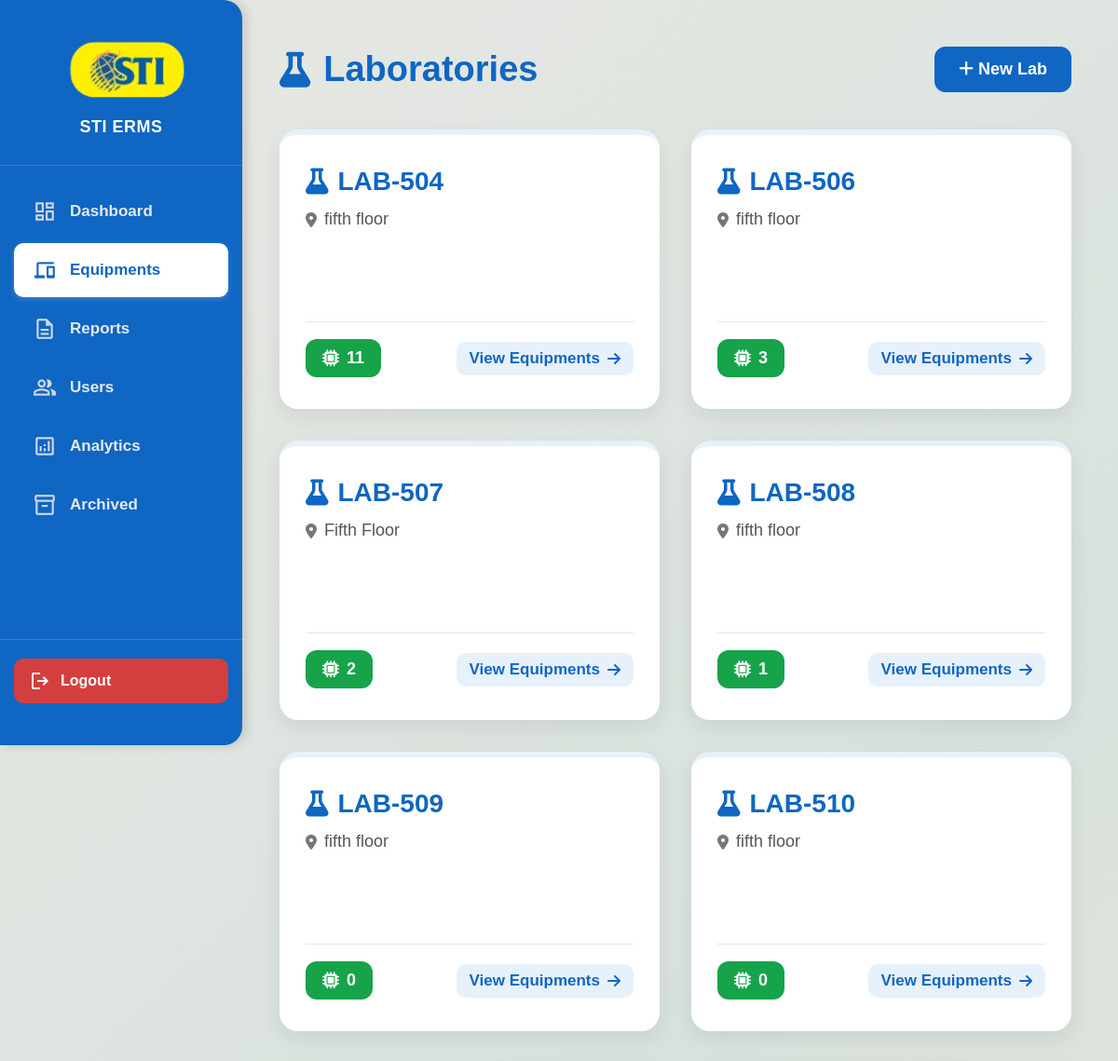
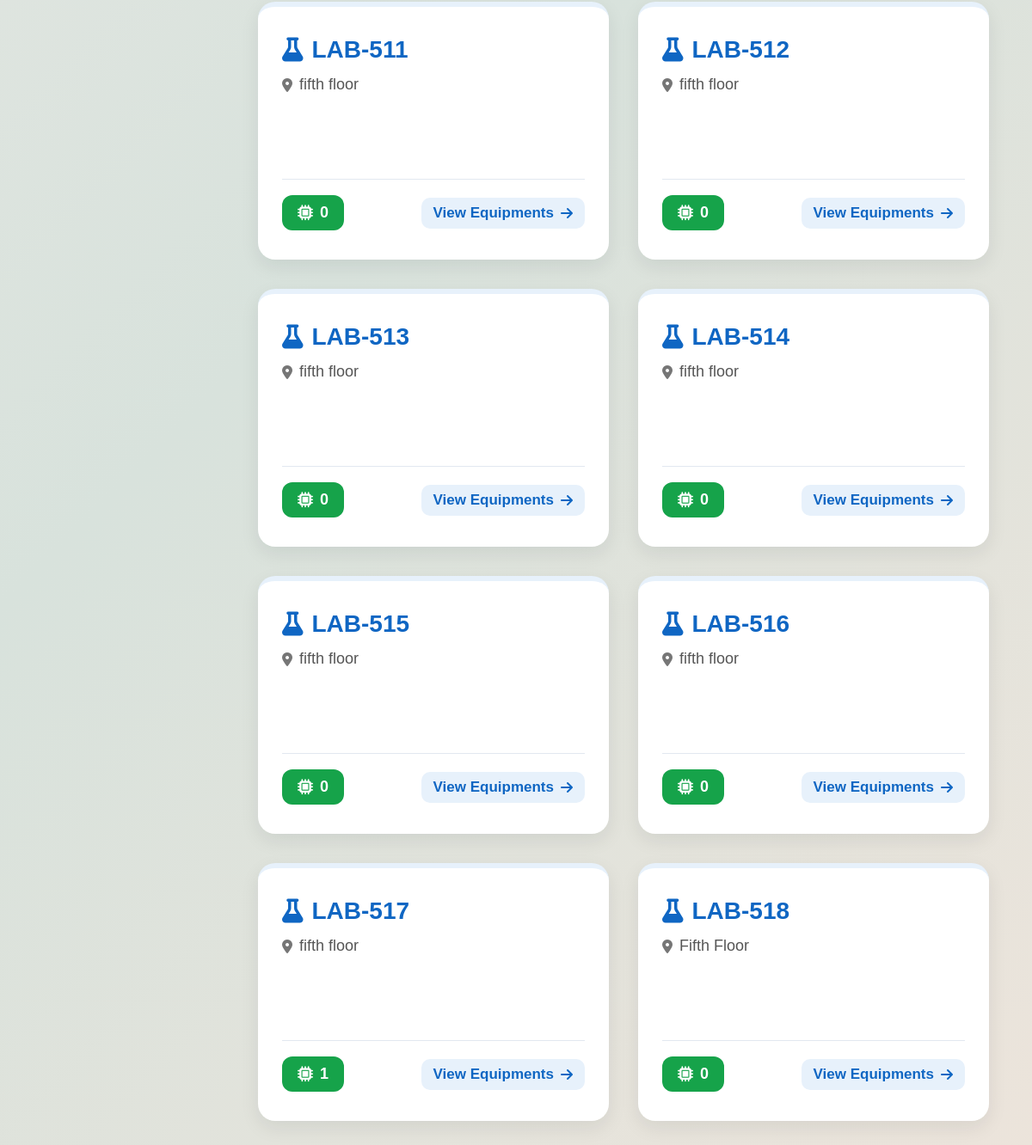
The page /admin_side/Equipments/labs.php (signed in) on the database its author committed (2 pictures, top to bottom).
### tables this page shows
CREATE TABLE `laboratories` (
  `lab_id` int(11) NOT NULL,
  `lab_name` varchar(100) NOT NULL,
  `location` varchar(100) NOT NULL
);

### admin_side/Equipments/labs.php (the view, shortened to what this page needs)
<?php
include("../../connect.php");
try {
    $sql = "SELECT * FROM Laboratories ORDER BY lab_name ASC";
    $result = mysqli_query($conn, $sql);
    $labs = mysqli_fetch_all($result, MYSQLI_ASSOC);
} catch (Exception $e) {
    die("Error retrieving labs: " . $e->getMessage());
}
?>
<?php include("../sidebar.php");  ?>
<!DOCTYPE html>
<html lang="en">
<head>
  <link rel="stylesheet" href="../sidebar.css">
  <link rel="stylesheet" href="labs.css">
  <link rel="stylesheet" href="https://cdnjs.cloudflare.com/ajax/libs/font-awesome/6.5.0/css/all.min.css">
</head>
<body>
  <div class="main-content">
    <div class="container">
      <div class="header-row">
        <h1><i class="fa-solid fa-flask"></i> Laboratories</h1>
        <button class="btn" onclick="openModal()"><i class="fa-solid fa-plus"></i> New Lab</button>
      </div>
      <div class="lab-container">
        <?php if (!empty($labs)): ?>
          <?php foreach ($labs as $lab): ?>
            <?php
              $status = 'Archived';
              $stmt = $conn->prepare("SELECT COUNT(*) AS good_count FROM equipment WHERE lab_id = ? AND status != ?");
              $stmt->bind_param("is", $lab['lab_id'], $status);
              $stmt->execute();
              $result = $stmt->get_result();
              $good_count = $result->fetch_assoc()['good_count'] ?? 0;
            ?>
            <div class="lab-card"
                 onclick="goToEquipments('<?= htmlspecialchars($lab['lab_id']); ?>')"
                 onkeydown="if(event.key==='Enter') goToEquipments('<?= htmlspecialchars($lab['lab_id']); ?>')"
                 tabindex="0">
              <div class="lab-info">
                <div class="lab-title">
                  <i class="fa-solid fa-flask"></i> <?= htmlspecialchars($lab['lab_name']); ?>
                </div>
                <div class="lab-location">
                  <i class="fa-solid fa-location-dot"></i> <?= htmlspecialchars($lab['location'] ?? '—'); ?>
                </div>
              </div>
              <div class="lab-footer">
                <div class="badge"><i class="fa-solid fa-microchip"></i> <?= htmlspecialchars($good_count); ?></div>
                <div class="view-text">
                  View Equipments <i class="fa-solid fa-arrow-right"></i>
                </div>
              </div>
            </div>
          <?php endforeach; ?>
        <?php else: ?>
          <div class="no-labs"><i class="fa-solid fa-triangle-exclamation"></i> No laboratories found in the database.</div>
        <?php endif; ?>
      </div>
    </div>
  </div>
</body>
</html>

### admin_side/sidebar.css (style rules this page uses)
* { margin: 0; padding: 0; box-sizing: border-box; }
button { padding: 10px 20px; background: #09599f; color: white; border: none; border-radius: 8px; cursor: pointer; font-weight: bold; transition: background 0.3s ease, transform 0.2s ease; }

### admin_side/Equipments/labs.css (style rules this page uses)
:root { --primary: #0f66c3; --primary-light: #e7f1fb; --bg: #f4f7fb; --card: #ffffff; --muted: #555; --shadow: rgba(16, 24, 40, 0.08); --success: #16a34a; }
* { box-sizing: border-box; }
html, body { height: 100%; margin: 0; font-family: "Poppins", Arial, sans-serif; background: linear-gradient(135deg, #e8e8e4, #d8e2dc, #ece4db); color: #222; }
.main-content { margin-left: 250px; padding: 50px; min-height: 100vh; }
.container { max-width: 2000px; margin: 0 auto; }
.header-row { display: flex; justify-content: space-between; align-items: center; margin-bottom: 40px; }
h1 { font-size: 38px; color: var(--primary); font-weight: 700; margin: 0; display: flex; align-items: center; gap: 14px; }
.btn { border: 0; background: var(--primary); color: #fff; padding: 14px 26px; border-radius: 12px; font-weight: 600; cursor: pointer; text-decoration: none; font-size: 18px; transition: background 0.2s ease; }
.lab-container { display: grid; grid-template-columns: repeat(auto-fit, minmax(340px, 1fr)); gap: 34px; justify-items: stretch; align-items: stretch; }
.lab-card { background: var(--card); border-radius: 20px; padding: 34px 28px; box-shadow: 0 8px 22px var(--shadow); transition: all 0.25s ease; cursor: pointer; display: flex; flex-direction: column; justify-content: space-between; border-top: 6px solid var(--primary-light); min-height: 300px; }
.lab-info { display: flex; flex-direction: column; gap: 10px; }
.lab-title { font-size: 28px; font-weight: 800; color: var(--primary); display: flex; align-items: center; gap: 10px; margin-bottom: 4px; }
.lab-title i { font-size: 28px; }
.lab-location { font-size: 18px; color: var(--muted); display: flex; align-items: center; gap: 8px; }
.lab-location i { font-size: 16px; opacity: 0.8; }
.lab-footer { margin-top: 25px; padding-top: 18px; border-top: 1px solid #e2e8f0; display: flex; justify-content: space-between; align-items: center; }
.badge { background: var(--success); color: #fff; padding: 10px 18px; border-radius: 12px; font-size: 18px; font-weight: 600; display: inline-flex; align-items: center; gap: 8px; }
.badge i { font-size: 18px; }
.view-text { font-size: 17px; color: var(--primary); transition: all 0.2s ease; display: flex; align-items: center; gap: 8px; font-weight: 600; background: var(--primary-light); padding: 8px 14px; border-radius: 10px; }
.view-text i { font-size: 16px; }

### rows shown on the page
laboratories: lab_name "LAB-504", location "fifth floor", good_count "11"
laboratories: lab_name "LAB-506", location "fifth floor", good_count "3"
laboratories: lab_name "LAB-507", location "Fifth Floor", good_count "2"
laboratories: lab_name "LAB-508", location "fifth floor", good_count "1"
laboratories: lab_name "LAB-509", location "fifth floor", good_count "0"
laboratories: lab_name "LAB-510", location "fifth floor", good_count "0"
laboratories: lab_name "LAB-511", location "fifth floor", good_count "0"
laboratories: lab_name "LAB-512", location "fifth floor", good_count "0"
laboratories: lab_name "LAB-513", location "fifth floor", good_count "0"
laboratories: lab_name "LAB-514", location "fifth floor", good_count "0"
laboratories: lab_name "LAB-515", location "fifth floor", good_count "0"
laboratories: lab_name "LAB-516", location "fifth floor", good_count "0"
laboratories: lab_name "LAB-517", location "fifth floor", good_count "1"
laboratories: lab_name "LAB-518", location "Fifth Floor", good_count "0"
